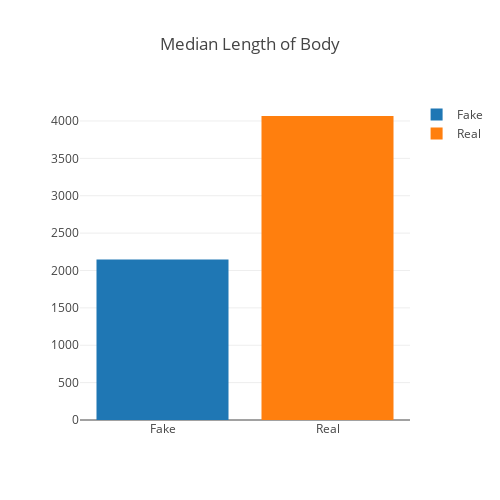

The notebook cell saved with this chart:
### Markdown cell above
#### _The below visualisation shows that Real News body of text are nearly twice as long as Fake News articles_

### Code cell
# Plot the median length of Body of text

trace1 = go.Bar(
    x=['Fake'],
    y=[fake_body],
    name='Fake'
)
trace2 = go.Bar(
    x=['Real'],
    y=[real_body],
    name='Real'
)

data_2 = [trace1, trace2]
layout = go.Layout(title="Median Length of Body", 
    barmode='group', height=500, width=500 
)

fig = go.Figure(data=data_2, layout=layout)
plotly.offline.iplot(fig, show_link = False, filename='grouped-bar')

### Figure 1 — Plotly figure (JSON) as saved in the notebook; plotly's stock layout.template omitted (floating-point values rounded to 4 significant figures)
{"data": [{"name": "Fake", "type": "bar", "uid": "ee9f4d64-a732-11e8-946f-308d99bcf638", "x": ["Fake"], "y": [2148]}, {"name": "Real", "type": "bar", "uid": "ee9f4d65-a732-11e8-8e7a-308d99bcf638", "x": ["Real"], "y": [4066.0]}], "layout": {"barmode": "group", "height": 500, "title": "Median Length of Body", "width": 500}}
